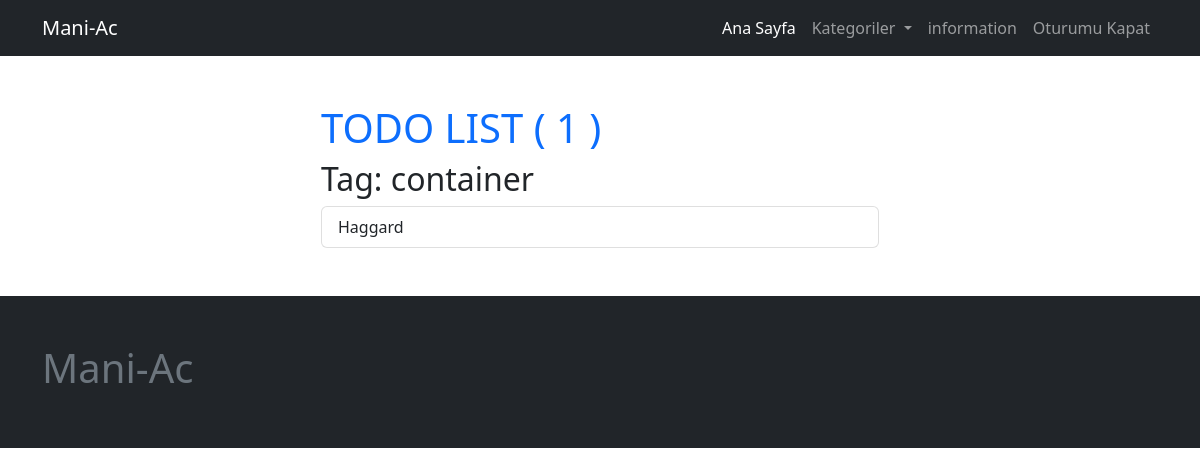
/todo/tag/container/ (signed in), run on the app's committed database.
### page/models.py (models this page shows, shortened)
class Page(models.Model):
    user = models.ForeignKey(User, on_delete=models.CASCADE)
    slug =  AutoSlugField(populate_from='title', unique=True, )
    title = models.CharField(max_length=200)
    cover_image = models.ImageField(upload_to='page/', blank=True, null=True)
    content = tinymce_models.HTMLField( blank=True, null=True)
    is_active = models.BooleanField(default=False)
    created_at = models.DateTimeField(auto_now_add=True)
    updated_at = models.DateTimeField(auto_now=True)
    def get_absolute_url(self):
        return reverse(
            'page:page_view',
            kwargs={
                "page_slug": self.slug
            }
        )

### todo/models.py (models this page shows, shortened)
class TodoTag(models.Model):
    title = models.CharField(max_length=200)
    slug = AutoSlugField(populate_from='title', unique=True, )
    is_active = models.BooleanField(default=False)
    created_at = models.DateTimeField(auto_now_add=True)
    updated_at = models.DateTimeField(auto_now=True)
    def __str__(self):
        return self.title

class Todo(models.Model):
    user = models.ForeignKey(User, on_delete=models.CASCADE)
    tag = models.ManyToManyField(TodoTag)
    category = models.ForeignKey(TodoCategory, on_delete=models.SET_NULL, null=True)
    title = models.CharField(max_length=200)
    content = models.TextField(blank=True, null=True)
    is_active = models.BooleanField(default=False)
    created_at = models.DateTimeField(auto_now_add=True)
    updated_at = models.DateTimeField(auto_now=True)
    def get_absolute_url(self):
        return reverse(
            'todo:todo_detail_view',
            kwargs={
                "category_slug": self.category.slug,
                "id": self.pk,
            }
        )

### todo/views.py (the view)
# urls.py: path('tag/<slug:tag_slug>/', tag_view, name='tag_view'),
@login_required(login_url='/admin/login/')
def tag_view(request, tag_slug):
    tag = get_object_or_404(TodoTag, slug=tag_slug)
    context = dict(
        tag=tag,
        todos=tag.todo_set.filter(user=request.user),
    )
    return render(request, 'todo/todo_list.html', context)

### config/global_context_processor.py (called while the page is built)
def global_todo_categories_context(request):
    categories = TodoCategory.objects.filter(is_active=True)
    return dict(
        global_todo_categories=TodoCategory.objects.filter(is_active=True)
    )

def global_page_context(request):
    pages = Page.objects.filter(is_active=True)
    return dict(
        global_pages=Page.objects.filter(is_active=True)
    )

### todo/models.py (called while the page is built)
    def get_absolute_url(self):
        return reverse(
            'todo:category_view',
            kwargs={
                "category_slug": self.slug
            }
        )

### todo/templates/todo/todo_list.html (shortened to what this page needs)
{% extends 'core/base.html' %}
{% block container %}
<div class="col-sm-6 offset-sm-3">
    <h1 class="text-primary">TODO LIST ( {{todos.count}} )</h1>
    {% if category %}
    <h2>Kategori: {{ category }}</h2>
    {% elif tag %}
    <h2>Tag: {{ tag }}</h2>
    {% endif %}
    <div class="list-group">
        {% for todo in todos %}
        <a href="{{ todo.get_absolute_url }}" class="list-group-item list-group-item-action">{{ todo.title }}</a>
        {% endfor %}
    </div>
</div>
{% endblock container %}

### templates/core/navbar.html (shortened to what this page needs)
<nav class="navbar navbar-expand-lg bg-dark navbar-dark">
    <div class="container">
        <a class="navbar-brand" href="/">Mani-Ac</a>
        <div class="collapse navbar-collapse" id="navbarNavAltMarkup">
            <ul class="navbar-nav ms-auto">
                <li class="nav-item">
                    <a class="nav-link active" aria-current="page" href="/">Ana Sayfa</a>
                </li>
                <li class="nav-item dropdown">
                    <a class="nav-link dropdown-toggle" href="#" role="button" data-bs-toggle="dropdown"
                        aria-expanded="false">
                        Kategoriler
                    </a>
                </li>
                {% for page in global_pages %}
                    <li class="nav-item">
                        <a class="nav-link" aria-current="page" href="{{ page.get_absolute_url }}">{{ page.title  }}</a>
                    </li>
                {% endfor %}
                {% if request.user.is_authenticated %}
                <li class="nav-item">
                    <a class="nav-link" aria-current="page" href="{% url 'logout_view' %}">Oturumu Kapat</a>
                </li>
                {% endif %}
            </ul>
        </div>
    </div>
</nav>

### data on the page
Page: title "information"
TodoTag: title "container"
Todo: title "Haggard"

### other printed values
{{ todos.count }} "1"
